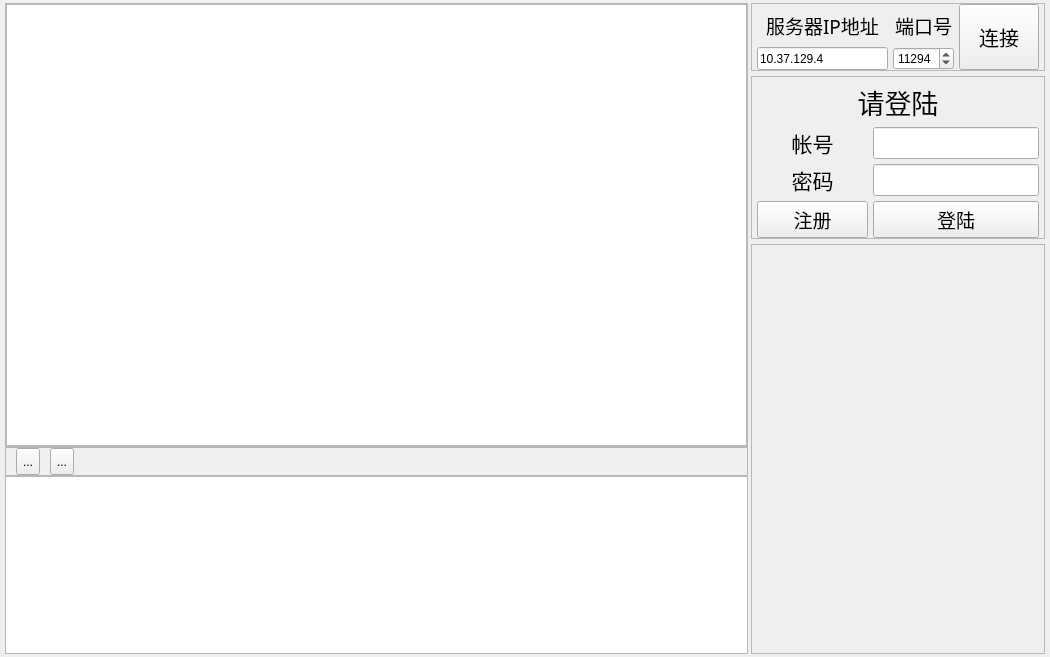
<?xml version="1.0" encoding="UTF-8"?>
<ui version="4.0">
 <class>chatWidget</class>
 <widget class="QWidget" name="chatWidget">
  <property name="geometry">
   <rect>
    <x>0</x>
    <y>0</y>
    <width>1050</width>
    <height>657</height>
   </rect>
  </property>
  <property name="sizePolicy">
   <sizepolicy hsizetype="Preferred" vsizetype="Preferred">
    <horstretch>0</horstretch>
    <verstretch>0</verstretch>
   </sizepolicy>
  </property>
  <property name="minimumSize">
   <size>
    <width>900</width>
    <height>600</height>
   </size>
  </property>
  <property name="windowTitle">
   <string>聊天室</string>
  </property>
  <property name="styleSheet">
   <string notr="true"/>
  </property>
  <layout class="QHBoxLayout" name="horizontalLayout_3" stretch="5,2">
   <property name="spacing">
    <number>3</number>
   </property>
   <property name="leftMargin">
    <number>0</number>
   </property>
   <property name="topMargin">
    <number>3</number>
   </property>
   <property name="rightMargin">
    <number>0</number>
   </property>
   <property name="bottomMargin">
    <number>3</number>
   </property>
   <item>
    <layout class="QVBoxLayout" name="left" stretch="15,1,6">
     <property name="spacing">
      <number>0</number>
     </property>
     <property name="sizeConstraint">
      <enum>QLayout::SetDefaultConstraint</enum>
     </property>
     <property name="leftMargin">
      <number>5</number>
     </property>
     <item>
      <widget class="QFrame" name="msg_show">
       <property name="frameShape">
        <enum>QFrame::StyledPanel</enum>
       </property>
       <property name="frameShadow">
        <enum>QFrame::Raised</enum>
       </property>
       <layout class="QHBoxLayout" name="horizontalLayout_2">
        <property name="spacing">
         <number>0</number>
        </property>
        <property name="leftMargin">
         <number>0</number>
        </property>
        <property name="topMargin">
         <number>0</number>
        </property>
        <property name="rightMargin">
         <number>0</number>
        </property>
        <property name="bottomMargin">
         <number>0</number>
        </property>
        <item>
         <widget class="QListWidget" name="msg_output_listWidget"/>
        </item>
       </layout>
      </widget>
     </item>
     <item>
      <widget class="QFrame" name="msg_tool">
       <property name="sizePolicy">
        <sizepolicy hsizetype="Preferred" vsizetype="Minimum">
         <horstretch>0</horstretch>
         <verstretch>0</verstretch>
        </sizepolicy>
       </property>
       <property name="minimumSize">
        <size>
         <width>1</width>
         <height>1</height>
        </size>
       </property>
       <property name="frameShape">
        <enum>QFrame::StyledPanel</enum>
       </property>
       <property name="frameShadow">
        <enum>QFrame::Raised</enum>
       </property>
       <layout class="QHBoxLayout" name="horizontalLayout">
        <property name="spacing">
         <number>10</number>
        </property>
        <property name="leftMargin">
         <number>10</number>
        </property>
        <property name="topMargin">
         <number>0</number>
        </property>
        <property name="rightMargin">
         <number>0</number>
        </property>
        <property name="bottomMargin">
         <number>0</number>
        </property>
        <item>
         <widget class="QToolButton" name="img_toolButton">
          <property name="sizePolicy">
           <sizepolicy hsizetype="Preferred" vsizetype="Preferred">
            <horstretch>0</horstretch>
            <verstretch>0</verstretch>
           </sizepolicy>
          </property>
          <property name="text">
           <string>...</string>
          </property>
         </widget>
        </item>
        <item>
         <widget class="QToolButton" name="file_toolButton">
          <property name="sizePolicy">
           <sizepolicy hsizetype="Preferred" vsizetype="Preferred">
            <horstretch>0</horstretch>
            <verstretch>0</verstretch>
           </sizepolicy>
          </property>
          <property name="text">
           <string>...</string>
          </property>
         </widget>
        </item>
        <item>
         <spacer name="horizontalSpacer">
          <property name="orientation">
           <enum>Qt::Horizontal</enum>
          </property>
          <property name="sizeHint" stdset="0">
           <size>
            <width>655</width>
            <height>14</height>
           </size>
          </property>
         </spacer>
        </item>
       </layout>
      </widget>
     </item>
     <item>
      <widget class="QTextEdit" name="msg_input_textEdit"/>
     </item>
    </layout>
   </item>
   <item>
    <layout class="QVBoxLayout" name="right" stretch="1,2,6">
     <property name="spacing">
      <number>5</number>
     </property>
     <property name="leftMargin">
      <number>0</number>
     </property>
     <property name="topMargin">
      <number>0</number>
     </property>
     <property name="rightMargin">
      <number>5</number>
     </property>
     <item>
      <widget class="QFrame" name="connect_server">
       <property name="frameShape">
        <enum>QFrame::StyledPanel</enum>
       </property>
       <property name="frameShadow">
        <enum>QFrame::Raised</enum>
       </property>
       <layout class="QGridLayout" name="gridLayout" rowstretch="2,1" columnstretch="7,2,4">
        <property name="leftMargin">
         <number>5</number>
        </property>
        <property name="topMargin">
         <number>0</number>
        </property>
        <property name="rightMargin">
         <number>5</number>
        </property>
        <property name="bottomMargin">
         <number>0</number>
        </property>
        <property name="horizontalSpacing">
         <number>5</number>
        </property>
        <property name="verticalSpacing">
         <number>0</number>
        </property>
        <item row="1" column="0">
         <widget class="QLineEdit" name="ip_lineEdit">
          <property name="sizePolicy">
           <sizepolicy hsizetype="Preferred" vsizetype="Preferred">
            <horstretch>0</horstretch>
            <verstretch>0</verstretch>
           </sizepolicy>
          </property>
          <property name="text">
           <string>10.37.129.4</string>
          </property>
          <property name="placeholderText">
           <string>请输入ip地址</string>
          </property>
         </widget>
        </item>
        <item row="0" column="0">
         <widget class="QLabel" name="ip_label">
          <property name="font">
           <font>
            <family>.AppleHongKongChineseFont</family>
            <pointsize>14</pointsize>
           </font>
          </property>
          <property name="text">
           <string>服务器IP地址</string>
          </property>
          <property name="alignment">
           <set>Qt::AlignCenter</set>
          </property>
         </widget>
        </item>
        <item row="1" column="1">
         <widget class="QSpinBox" name="port_spinBox">
          <property name="sizePolicy">
           <sizepolicy hsizetype="Preferred" vsizetype="Preferred">
            <horstretch>0</horstretch>
            <verstretch>0</verstretch>
           </sizepolicy>
          </property>
          <property name="maximum">
           <number>65535</number>
          </property>
          <property name="value">
           <number>11294</number>
          </property>
         </widget>
        </item>
        <item row="0" column="1">
         <widget class="QLabel" name="port_label">
          <property name="font">
           <font>
            <family>.AppleHongKongChineseFont</family>
            <pointsize>14</pointsize>
           </font>
          </property>
          <property name="text">
           <string>端口号</string>
          </property>
          <property name="alignment">
           <set>Qt::AlignCenter</set>
          </property>
         </widget>
        </item>
        <item row="0" column="2" rowspan="2">
         <widget class="QPushButton" name="connect_pushButton">
          <property name="sizePolicy">
           <sizepolicy hsizetype="Preferred" vsizetype="Preferred">
            <horstretch>0</horstretch>
            <verstretch>0</verstretch>
           </sizepolicy>
          </property>
          <property name="font">
           <font>
            <family>.AppleHongKongChineseFont</family>
            <pointsize>15</pointsize>
           </font>
          </property>
          <property name="text">
           <string>连接</string>
          </property>
         </widget>
        </item>
       </layout>
      </widget>
     </item>
     <item>
      <widget class="QFrame" name="login_user">
       <property name="frameShape">
        <enum>QFrame::StyledPanel</enum>
       </property>
       <property name="frameShadow">
        <enum>QFrame::Raised</enum>
       </property>
       <layout class="QGridLayout" name="gridLayout_2" rowstretch="4,2,2,2" columnstretch="2,3" rowminimumheight="0,0,0,0">
        <property name="leftMargin">
         <number>5</number>
        </property>
        <property name="topMargin">
         <number>5</number>
        </property>
        <property name="rightMargin">
         <number>5</number>
        </property>
        <property name="bottomMargin">
         <number>0</number>
        </property>
        <property name="spacing">
         <number>5</number>
        </property>
        <item row="0" column="0" colspan="2">
         <widget class="QLabel" name="login_title">
          <property name="font">
           <font>
            <family>.AppleHongKongChineseFont</family>
            <pointsize>20</pointsize>
           </font>
          </property>
          <property name="text">
           <string>请登陆</string>
          </property>
          <property name="alignment">
           <set>Qt::AlignCenter</set>
          </property>
         </widget>
        </item>
        <item row="1" column="0">
         <widget class="QLabel" name="user_label">
          <property name="font">
           <font>
            <family>.AppleHongKongChineseFont</family>
            <pointsize>16</pointsize>
           </font>
          </property>
          <property name="text">
           <string>帐号</string>
          </property>
          <property name="alignment">
           <set>Qt::AlignCenter</set>
          </property>
         </widget>
        </item>
        <item row="1" column="1">
         <widget class="QLineEdit" name="user_lineEdit">
          <property name="sizePolicy">
           <sizepolicy hsizetype="Preferred" vsizetype="Preferred">
            <horstretch>0</horstretch>
            <verstretch>0</verstretch>
           </sizepolicy>
          </property>
          <property name="text">
           <string/>
          </property>
         </widget>
        </item>
        <item row="2" column="0">
         <widget class="QLabel" name="passwd_label">
          <property name="font">
           <font>
            <family>.AppleHongKongChineseFont</family>
            <pointsize>16</pointsize>
           </font>
          </property>
          <property name="text">
           <string>密码</string>
          </property>
          <property name="alignment">
           <set>Qt::AlignCenter</set>
          </property>
         </widget>
        </item>
        <item row="2" column="1">
         <widget class="QLineEdit" name="passwd_lineEdit">
          <property name="sizePolicy">
           <sizepolicy hsizetype="Preferred" vsizetype="Preferred">
            <horstretch>0</horstretch>
            <verstretch>0</verstretch>
           </sizepolicy>
          </property>
          <property name="echoMode">
           <enum>QLineEdit::Password</enum>
          </property>
         </widget>
        </item>
        <item row="3" column="0">
         <widget class="QPushButton" name="register_pushButton">
          <property name="sizePolicy">
           <sizepolicy hsizetype="Preferred" vsizetype="Preferred">
            <horstretch>0</horstretch>
            <verstretch>0</verstretch>
           </sizepolicy>
          </property>
          <property name="font">
           <font>
            <family>.AppleHongKongChineseFont</family>
            <pointsize>14</pointsize>
           </font>
          </property>
          <property name="text">
           <string>注册</string>
          </property>
         </widget>
        </item>
        <item row="3" column="1">
         <widget class="QPushButton" name="login_pushButton">
          <property name="sizePolicy">
           <sizepolicy hsizetype="Preferred" vsizetype="Preferred">
            <horstretch>0</horstretch>
            <verstretch>0</verstretch>
           </sizepolicy>
          </property>
          <property name="font">
           <font>
            <family>.AppleHongKongChineseFont</family>
            <pointsize>14</pointsize>
           </font>
          </property>
          <property name="text">
           <string>登陆</string>
          </property>
         </widget>
        </item>
       </layout>
      </widget>
     </item>
     <item>
      <widget class="QFrame" name="show_data">
       <property name="frameShape">
        <enum>QFrame::StyledPanel</enum>
       </property>
       <property name="frameShadow">
        <enum>QFrame::Raised</enum>
       </property>
      </widget>
     </item>
    </layout>
   </item>
  </layout>
 </widget>
 <resources/>
 <connections/>
</ui>
